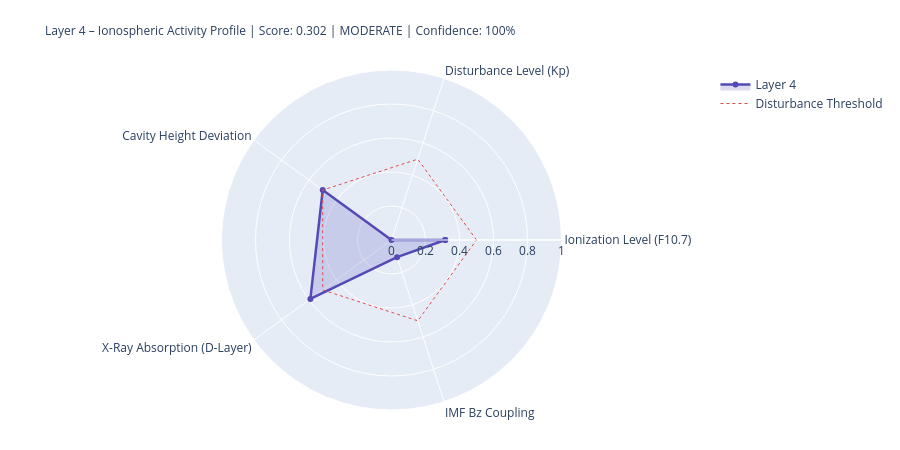

Here is the notebook cell this chart was saved with:
### Markdown cell above
---
## 4. State Assessment & Handoff to Layer 5

### Code cell
# ============================================================
# LAYER-4-SCORE
# ============================================================

COMPONENTS = {
    'Ionization Level (F10.7)':    {'score': ioniz,       'source': 'primary' if f107_now else 'from_layer0', 'dynamic': True},
    'Disturbance Level (Kp)':          {'score': disturb,     'source': 'primary' if kp_now   else 'from_layer0', 'dynamic': True},
    'Cavity Height Deviation':    {'score': h_dev,       'source': 'derived',                                'dynamic': True},
    'X-Ray Absorption (D-Layer)':{'score': xray_ioniz,  'source': 'primary' if xray_now else 'missing',     'dynamic': True},
    'IMF Bz Coupling':             {'score': bz_coupling, 'source': 'primary' if bz_now   else 'from_layer0', 'dynamic': True},
}

available    = {k: v['score'] for k, v in COMPONENTS.items() if v['score'] is not None}
unavailable  = [k for k, v in COMPONENTS.items() if v['score'] is None]
layer4_score = round(sum(available.values()) / len(available), 4) if available else None
confidence   = round(len(available) / len(COMPONENTS), 2)
level = ('unknown' if layer4_score is None
         else 'quiet'   if layer4_score < 0.3
         else 'moderate' if layer4_score < 0.6
         else 'active')
dominant_l4 = max(available, key=available.get) if available else 'none'

# Resonance delta for Schumann SR-1
sr1_ref = schumann_freq(1, 80.0)
sr1_now = schumann_freq(1, h_eff)
sr1_delta_mhz = (sr1_now - sr1_ref) * 1000

# Propagation conditions
prop_cond = ('disturbed'   if kp_val > 4
             else 'unsettled' if kp_val > 2
             else 'normal')
if xray_class in ['X', 'M']:
    prop_cond = 'Radio-Blackout moeglich'

W = 68
print('=' * W)
print('LAYER 4 – IONOSPHERE – STATE ASSESSMENT')
print('=' * W)
for name, comp in COMPONENTS.items():
    s = comp['score']
    if s is not None:
        bar = '█' * int(s * 20) + '░' * (20 - int(s * 20))
        print(f'  {name:<36} {bar}  {s:.3f}  [{comp["source"]}]')
    else:
        print(f'  {name:<36} {"─" * 20}  n/a   [missing]')
print('-' * W)
print(f'  Score:          {layer4_score:.3f}  ({len(available)}/{len(COMPONENTS)} components)')
print(f'  Confidence:     {confidence:.0%}')
print(f'  Level:          {level.upper()}')
print(f'  Dominant:       {dominant_l4}')
print(f'  Cavity height:  {h_eff:.1f} km  (Ref: 80.0 km)')
print(f'  SR-1:           {sr1_now:.3f} Hz  (Δ {sr1_delta_mhz:+.1f} mHz vs. ref)')
print(f'  Propagation:    {prop_cond}')
print(f'  X-Ray:          {xray_class}-class  ({xray_now:.2e} W/m²)' if xray_now else '  X-Ray:          n/a')
print('=' * W)

# Radar
cats   = list(available.keys())
vals_r = list(available.values())
if len(cats) >= 3:
    fig = go.Figure()
    fig.add_trace(go.Scatterpolar(
        r=vals_r + [vals_r[0]], theta=cats + [cats[0]],
        fill='toself', fillcolor='rgba(83,74,183,0.20)',
        line=dict(color='#534AB7', width=2.5), name='Layer 4'
    ))
    fig.add_trace(go.Scatterpolar(
        r=[0.5] * (len(cats)+1), theta=cats + [cats[0]],
        line=dict(color='#E24B4A', dash='dot', width=1),
        mode='lines', name='Disturbance Threshold'
    ))
    fig.update_layout(
        title=dict(
            text=f'Layer 4 – Ionospheric Activity Profile | Score: {layer4_score:.3f} | {level.upper()} | Confidence: {confidence:.0%}',
            font=dict(size=12)
        ),
        polar=dict(radialaxis=dict(visible=True, range=[0, 1])),
        height=450, showlegend=True,
        margin=dict(l=80, r=80, t=70, b=40)
    )
    fig.show()

### Figure 1 — Plotly figure (JSON) as saved in the notebook; plotly's stock layout.template omitted (floating-point values rounded to 4 significant figures)
{"data": [{"fill": "toself", "fillcolor": "rgba(83,74,183,0.20)", "line": {"color": "#534AB7", "width": 2.5}, "name": "Layer 4", "r": [0.316, 0.0, 0.5, 0.59, 0.106, 0.316], "theta": ["Ionization Level (F10.7)", "Disturbance Level (Kp)", "Cavity Height Deviation", "X-Ray Absorption (D-Layer)", "IMF Bz Coupling", "Ionization Level (F10.7)"], "type": "scatterpolar"}, {"line": {"color": "#E24B4A", "dash": "dot", "width": 1}, "mode": "lines", "name": "Disturbance Threshold", "r": [0.5, 0.5, 0.5, 0.5, 0.5, 0.5], "theta": ["Ionization Level (F10.7)", "Disturbance Level (Kp)", "Cavity Height Deviation", "X-Ray Absorption (D-Layer)", "IMF Bz Coupling", "Ionization Level (F10.7)"], "type": "scatterpolar"}], "layout": {"height": 450, "margin": {"b": 40, "l": 80, "r": 80, "t": 70}, "polar": {"radialaxis": {"range": [0, 1], "visible": true}}, "showlegend": true, "title": {"font": {"size": 12}, "text": "Layer 4 – Ionospheric Activity Profile | Score: 0.302 | MODERATE | Confidence: 100%"}}}
